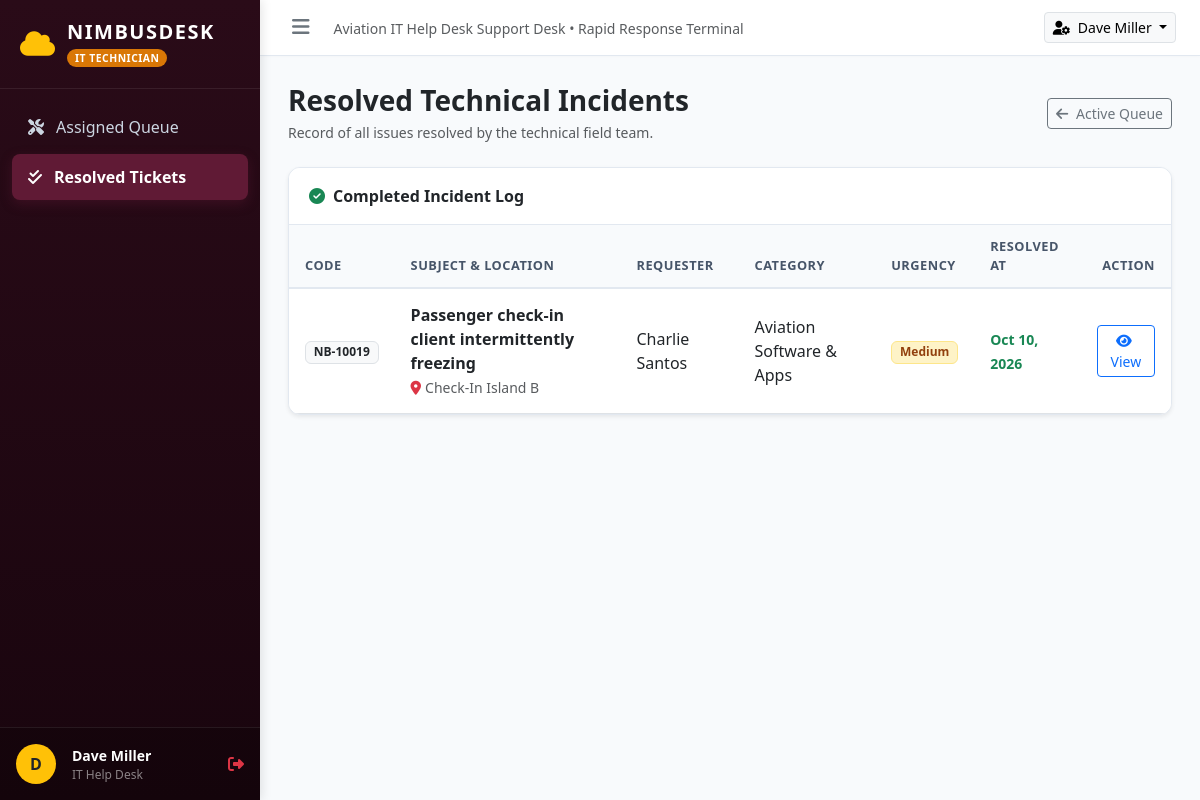
Page /technician/index.php?page=history (signed in) on the committed database.
### tables this page shows
CREATE TABLE IF NOT EXISTS `tickets` (
    `id` INT AUTO_INCREMENT PRIMARY KEY,
    `ticket_code` VARCHAR(20) NOT NULL UNIQUE,
    `user_id` INT NOT NULL,
    `category_id` INT NOT NULL,
    `urgency` ENUM('Low', 'Medium', 'High', 'Critical') NOT NULL DEFAULT 'Medium',
    `location` VARCHAR(150) NOT NULL,
    `subject` VARCHAR(255) NOT NULL,
    `description` TEXT NOT NULL,
    `attachment` VARCHAR(255) NULL,
    `status` ENUM('Open', 'In Progress', 'Resolved', 'Closed') NOT NULL DEFAULT 'Open',
    `assigned_to` INT NULL,
    `resolution_summary` TEXT NULL,
    `created_at` TIMESTAMP DEFAULT CURRENT_TIMESTAMP,
    `updated_at` TIMESTAMP DEFAULT CURRENT_TIMESTAMP ON UPDATE CURRENT_TIMESTAMP,
    `resolved_at` TIMESTAMP NULL,
    CONSTRAINT `fk_tickets_user` FOREIGN KEY (`user_id`) REFERENCES `users` (`id`) ON DELETE CASCADE,
    CONSTRAINT `fk_tickets_category` FOREIGN KEY (`category_id`) REFERENCES `categories` (`id`) ON DELETE RESTRICT,
    CONSTRAINT `fk_tickets_assigned` FOREIGN KEY (`assigned_to`) REFERENCES `users` (`id`) ON DELETE SET NULL
);

CREATE TABLE IF NOT EXISTS `users` (
    `id` INT AUTO_INCREMENT PRIMARY KEY,
    `name` VARCHAR(100) NOT NULL,
    `email` VARCHAR(100) NOT NULL UNIQUE,
    `password` VARCHAR(255) NOT NULL,
    `role` ENUM('employee', 'technician', 'admin') NOT NULL DEFAULT 'employee',
    `department` VARCHAR(100) NOT NULL,
    `badge_number` VARCHAR(50) NOT NULL,
    `created_at` TIMESTAMP DEFAULT CURRENT_TIMESTAMP
);

CREATE TABLE IF NOT EXISTS `categories` (
    `id` INT AUTO_INCREMENT PRIMARY KEY,
    `name` VARCHAR(100) NOT NULL,
    `description` VARCHAR(255) NULL,
    `icon` VARCHAR(50) DEFAULT 'fa-wrench'
);

### config/config.php (called while the page is built, shortened)
<?php
function url($path = '') {
    $trimmed = ltrim($path, '/');
    return BASE_URL . ($trimmed ? '/' . $trimmed : '');
}

### config/db.php (called while the page is built)
<?php
require_once __DIR__ . '/config.php';
class Database {
    private static ?PDO $instance = null;
    public static function getConnection(): PDO {
        if (self::$instance === null) {
            $host = 'localhost';
            $user = 'root';
            $pass = '';
            $dbname = 'nimbusdesk';
            try {
                $dsn = "mysql:host={$host};dbname={$dbname};charset=utf8mb4";
                self::$instance = new PDO($dsn, $user, $pass, [
                    PDO::ATTR_ERRMODE => PDO::ERRMODE_EXCEPTION,
                    PDO::ATTR_DEFAULT_FETCH_MODE => PDO::FETCH_ASSOC,
                    PDO::ATTR_EMULATE_PREPARES => false,
                ]);
            } catch (PDOException $e) {
                if (str_contains($e->getMessage(), 'Unknown database')) {
                    require_once __DIR__ . '/../database/setup.php';
                    return self::getConnection();
                }
                throw $e;
            }
        }
        return self::$instance;
    }
}

### technician/stored_procs/TechnicianProcedures.php (called while the page is built, shortened)
<?php
require_once __DIR__ . '/../../config/db.php';
class TechnicianProcedures {
    private PDO $pdo;
    public function __construct() {
        $this->pdo = Database::getConnection();
    }
    public function getAssignedTickets(int $techId, string $statusFilter = 'all'): array {
        $stmt = $this->pdo->prepare("CALL sp_tech_get_assigned_tickets(?, ?)");
        $stmt->execute([$techId, $statusFilter]);
        $results = $stmt->fetchAll();
        return $results;
    }
}

### technician/views/history.php (the view, shortened to what this page needs)
<div class="d-flex justify-content-between align-items-center mb-4">
    <div>
        <h3 class="fw-bold text-dark mb-1">Resolved Technical Incidents</h3>
        <p class="text-muted small mb-0">Record of all issues resolved by the technical field team.</p>
    </div>
    <a href="<?= url('technician/index.php') ?>" class="btn btn-outline-secondary btn-sm">
        <i class="fa-solid fa-arrow-left me-1"></i> Active Queue
    </a>
</div>
<div class="card shadow-sm">
    <div class="card-header bg-white py-3">
        <div class="fw-bold text-dark"><i class="fa-solid fa-check-circle text-success me-2"></i>Completed Incident Log</div>
    </div>
    <div class="table-responsive">
        <table class="table table-hover align-middle mb-0">
            <thead>
                <tr>
                    <th>Code</th>
                    <th>Subject & Location</th>
                    <th>Requester</th>
                    <th>Category</th>
                    <th>Urgency</th>
                    <th>Resolved At</th>
                    <th class="text-end">Action</th>
                </tr>
            </thead>
            <tbody>
                <?php if (empty($tickets)): ?>
                    <tr>
                        <td colspan="7" class="text-center py-5 text-muted">No resolved incidents found.</td>
                    </tr>
                <?php else: ?>
                    <?php foreach ($tickets as $t): ?>
                        <tr>
                            <td><span class="badge bg-light text-dark border"><?= htmlspecialchars($t['ticket_code']) ?></span></td>
                            <td>
                                <div class="fw-bold text-dark"><?= htmlspecialchars($t['subject']) ?></div>
                                <small class="text-muted"><i class="fa-solid fa-location-dot me-1 text-danger"></i><?= htmlspecialchars($t['location']) ?></small>
                            </td>
                            <td><?= htmlspecialchars($t['requester_name']) ?></td>
                            <td><?= htmlspecialchars($t['category_name']) ?></td>
                            <td><span class="badge badge-urgency-<?= strtolower($t['urgency']) ?>"><?= htmlspecialchars($t['urgency']) ?></span></td>
                            <td><small class="text-success fw-bold"><?= date('M d, Y', strtotime($t['created_at'])) ?></small></td>
                            <td class="text-end">
                                <a href="<?= url('technician/index.php?page=manage&id=' . $t['id']) ?>" class="btn btn-sm btn-outline-primary">
                                    <i class="fa-solid fa-eye me-1"></i> View
                                </a>
                            </td>
                        </tr>
                    <?php endforeach; ?>
                <?php endif; ?>
            </tbody>
        </table>
    </div>
</div>

### assets/css/global.css (style rules this page uses)
:root { --nimbus-maroon: #601a35; --nimbus-pink: #f191b5; --nimbus-dark: #2a0b18; --nimbus-darker: #19050e; --nimbus-bg: #f8fafc; --nimbus-surface: #ffffff; --nimbus-border: #e2e8f0; --urgency-critical: #dc2626; --urgency-high: #ea580c; --urgency-medium: #d97706; --urgency-low: #2563eb; --status-open: #f59e0b; --status-progress: #0284c7; --status-resolved: #10b981; --status-closed: #64748b; }
body { background-color: var(--nimbus-bg); font-family: 'Segoe UI', system-ui, -apple-system, sans-serif; color: #1e293b; margin: 0; padding: 0; }
.card { border-radius: 12px; border: 1px solid var(--nimbus-border); box-shadow: 0 2px 6px rgba(0, 0, 0, 0.02); overflow: hidden; }
.card-header { background: #fff; border-bottom: 1px solid var(--nimbus-border); padding: 16px 20px; font-weight: 600; }
.badge-urgency-medium { background: #fef3c7; color: #92400e; font-weight: 600; border: 1px solid #fde68a; }
.table thead th { background: #f8fafc; color: #475569; font-size: 0.8rem; text-transform: uppercase; letter-spacing: 0.5px; font-weight: 700; border-bottom: 2px solid var(--nimbus-border); padding: 12px 16px; }
.table tbody td { padding: 14px 16px; vertical-align: middle; }

### rows in the picture
tickets: ticket_code "NB-10019", subject "Passenger check-in client intermittently freezing", location "Check-In Island B", user.name "Charlie Santos", category.name "Aviation Software & Apps", urgency "Medium", created_at "Oct 10, 2026"

### other values in the picture
substr($user['name'], 0, 1) "D"
$user['name'] "Dave Miller"
$user['department'] "IT Help Desk"
